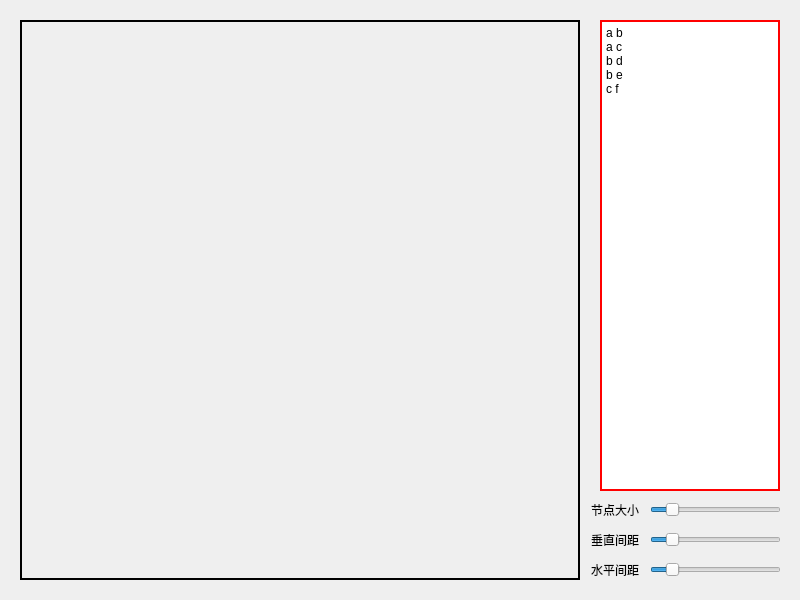
<?xml version="1.0" encoding="UTF-8"?>
<ui version="4.0">
 <class>Widget</class>
 <widget class="QWidget" name="Widget">
  <property name="geometry">
   <rect>
    <x>0</x>
    <y>0</y>
    <width>800</width>
    <height>600</height>
   </rect>
  </property>
  <property name="windowTitle">
   <string>TreePainter</string>
  </property>
  <widget class="QLabel" name="label">
   <property name="geometry">
    <rect>
     <x>20</x>
     <y>20</y>
     <width>560</width>
     <height>560</height>
    </rect>
   </property>
   <property name="styleSheet">
    <string notr="true">border:2px solid black;</string>
   </property>
   <property name="text">
    <string/>
   </property>
  </widget>
  <widget class="QSlider" name="horizontalSlider">
   <property name="geometry">
    <rect>
     <x>650</x>
     <y>500</y>
     <width>131</width>
     <height>20</height>
    </rect>
   </property>
   <property name="minimum">
    <number>10</number>
   </property>
   <property name="maximum">
    <number>50</number>
   </property>
   <property name="value">
    <number>15</number>
   </property>
   <property name="orientation">
    <enum>Qt::Horizontal</enum>
   </property>
  </widget>
  <widget class="QPlainTextEdit" name="plainTextEdit">
   <property name="geometry">
    <rect>
     <x>600</x>
     <y>20</y>
     <width>180</width>
     <height>471</height>
    </rect>
   </property>
   <property name="styleSheet">
    <string notr="true">border:2px solid red;</string>
   </property>
   <property name="plainText">
    <string>a b
a c
b d
b e
c f</string>
   </property>
  </widget>
  <widget class="QSlider" name="horizontalSlider_2">
   <property name="geometry">
    <rect>
     <x>650</x>
     <y>530</y>
     <width>131</width>
     <height>20</height>
    </rect>
   </property>
   <property name="minimum">
    <number>10</number>
   </property>
   <property name="maximum">
    <number>50</number>
   </property>
   <property name="value">
    <number>15</number>
   </property>
   <property name="orientation">
    <enum>Qt::Horizontal</enum>
   </property>
  </widget>
  <widget class="QSlider" name="horizontalSlider_3">
   <property name="geometry">
    <rect>
     <x>650</x>
     <y>560</y>
     <width>131</width>
     <height>20</height>
    </rect>
   </property>
   <property name="minimum">
    <number>10</number>
   </property>
   <property name="maximum">
    <number>50</number>
   </property>
   <property name="value">
    <number>15</number>
   </property>
   <property name="orientation">
    <enum>Qt::Horizontal</enum>
   </property>
  </widget>
  <widget class="QLabel" name="label_2">
   <property name="geometry">
    <rect>
     <x>591</x>
     <y>500</y>
     <width>50</width>
     <height>20</height>
    </rect>
   </property>
   <property name="text">
    <string>节点大小</string>
   </property>
  </widget>
  <widget class="QLabel" name="label_3">
   <property name="geometry">
    <rect>
     <x>591</x>
     <y>530</y>
     <width>50</width>
     <height>20</height>
    </rect>
   </property>
   <property name="text">
    <string>垂直间距</string>
   </property>
  </widget>
  <widget class="QLabel" name="label_4">
   <property name="geometry">
    <rect>
     <x>591</x>
     <y>560</y>
     <width>50</width>
     <height>20</height>
    </rect>
   </property>
   <property name="text">
    <string>水平间距</string>
   </property>
  </widget>
 </widget>
 <resources/>
 <connections/>
</ui>
